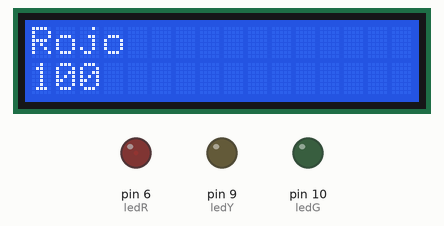
Recording of a sketch running on a simulated Arduino Uno, built with avr-gcc and run on an emulated ATmega328P. On the bench: 16×2 character LCD, output pins drawn as LEDs (lit = HIGH).

Above: at 0.1 s.
At 10.2 s:
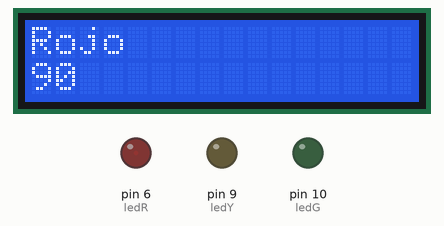
At 19.2 s:
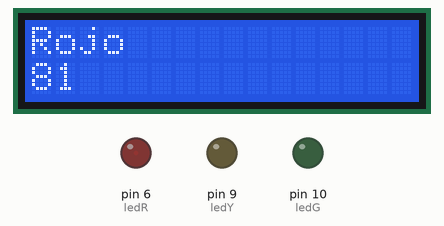
At 38.2 s:
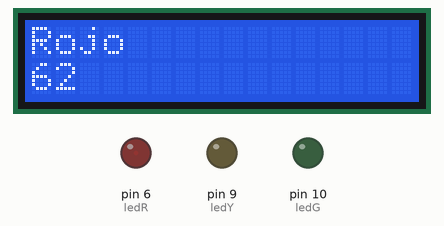
Timing chart, 0 to 39.7 s (numbered marks = the images above):
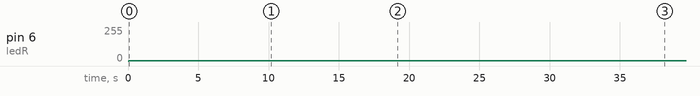

Measured:
- by itself, pin 6 (ledR): 0/255 → 1/255 at 0.07 s
- what the display in image 1 shows lasts 1.0 s, from 10.1 s to 11.1 s

The sketch:

semaforoLcd.ino
```cpp
#include <LiquidCrystal.h>

LiquidCrystal lcd(12, 11, 5, 4, 3, 2);
const int ledR = 6;
const int ledY = 9;
const int ledG = 10;
const int boton = 13;
int timeSem = 100;
int reduccionTiempo = 20;


void setup() {
Serial.begin(9600);  // put your setup code here, to run once:
lcd.begin(16,2);
pinMode(ledR, OUTPUT);
pinMode(ledY, OUTPUT);
pinMode(ledG, OUTPUT);
pinMode(boton, INPUT_PULLUP);
}

void loop() {
cambioSem(ledR, ledY, ledG, timeSem);
}


void cambioSem(int rojo, int amarillo, int verde, int tiempo) {
  char luz0[9] = "Rojo";
  char luz1[9] = "Amarillo";
  char luz2[9] = "Verde";
  char *luzSem[3];
  luzSem[0]=luz0;
  luzSem[1]=luz1;
  luzSem[2]=luz2;
  int timeL[] = {100, 5, 120};


for (int a = 0; a<3; a++) {
 for (int i = timeL[a]; i>=0; i=i-1) {
     lcd.clear();
     lcd.setCursor(0,1);
     lcd.print(i);
     lcd.setCursor(0,0);
     lcd.print(luzSem[a]);


     switch (luzSem[a][0]) {
      case 'R':
        analogWrite(rojo, HIGH);
        analogWrite(amarillo, LOW);
        analogWrite(verde, LOW);
        break;
      case 'A':
         analogWrite(rojo, LOW);
         analogWrite(amarillo, HIGH);
         analogWrite(verde, LOW);
         break;
      case 'V':
        analogWrite(rojo, LOW);
        analogWrite(amarillo, LOW);
        analogWrite(verde, HIGH);
        if (digitalRead(boton)==LOW) {
           i = i - reduccionTiempo;
         }
        break;
     }
     delay(1000);
    }
}

}
```
